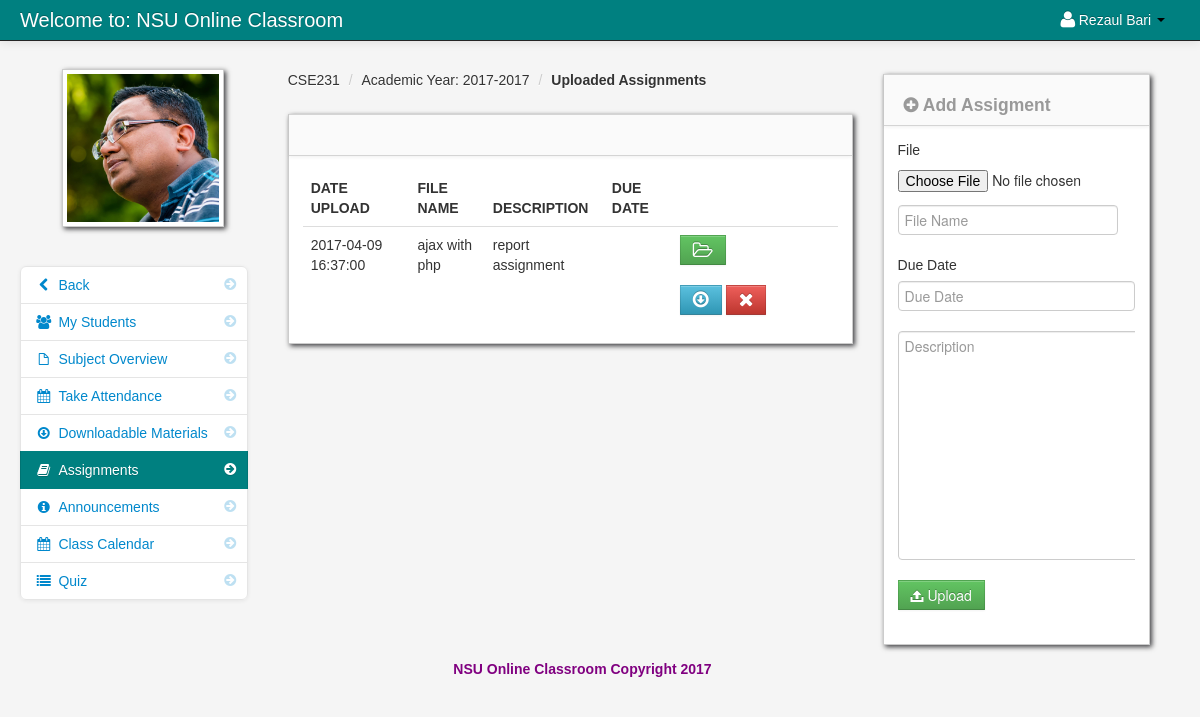
Before: /assignment.php?id=21 (signed in) with the older database file.
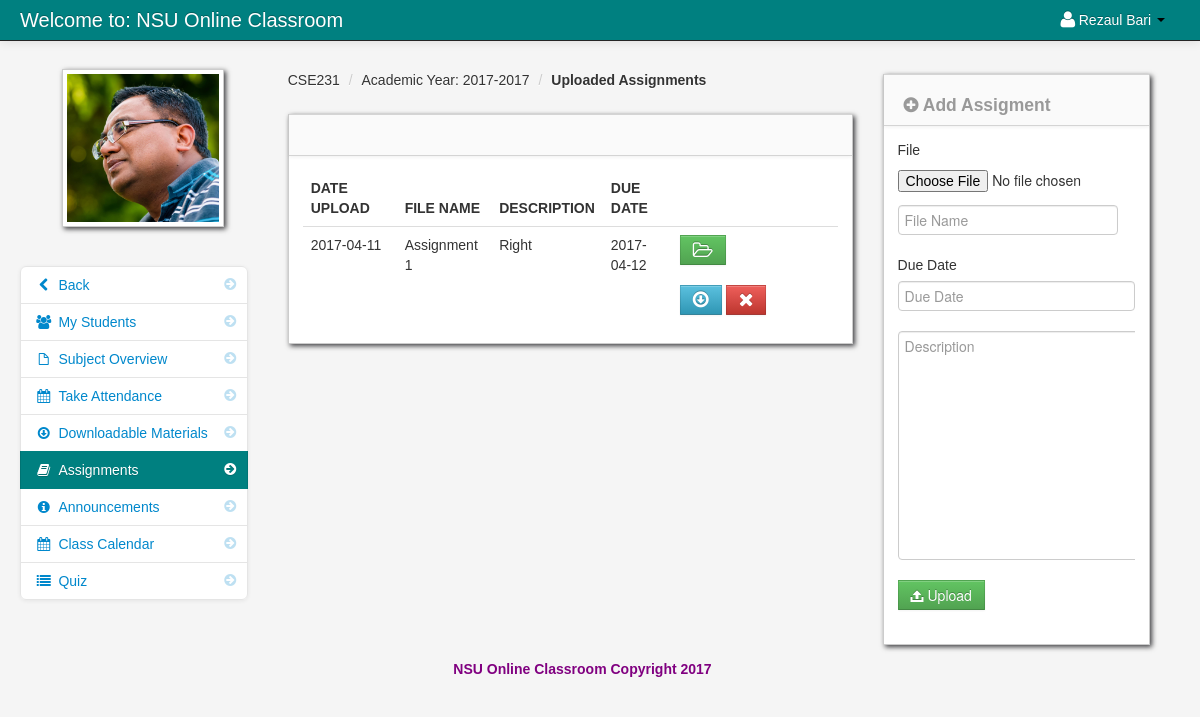
After: the same page with the newer database file.
### tables this page shows
CREATE TABLE `teacher` (
  `teacher_id` int(11) NOT NULL,
  `username` varchar(100) NOT NULL,
  `password` varchar(200) NOT NULL,
  `firstname` varchar(100) NOT NULL,
  `lastname` varchar(100) NOT NULL,
  `department_id` int(11) NOT NULL,
  `location` varchar(200) NOT NULL,
  `about` varchar(500) NOT NULL,
  `teacher_status` varchar(20) NOT NULL,
  `teacher_stat` varchar(100) NOT NULL
);

CREATE TABLE `teacher_class` (
  `teacher_class_id` int(11) NOT NULL,
  `teacher_id` int(11) NOT NULL,
  `class_id` int(11) NOT NULL,
  `semester` varchar(100) NOT NULL,
  `thumbnails` varchar(100) NOT NULL,
  `school_year` varchar(100) NOT NULL,
  `class_title` varchar(100) NOT NULL,
  `description` longtext NOT NULL,
  `Credit` int(11) NOT NULL,
  `Pre_req` varchar(100) NOT NULL
);

CREATE TABLE `class` (
  `class_id` int(11) NOT NULL,
  `class_name` varchar(100) NOT NULL
);

CREATE TABLE `assignment` (
  `assignment_id` int(11) NOT NULL,
  `floc` varchar(300) NOT NULL,
  `fdatein` date NOT NULL,
  `fdue_date` date NOT NULL,
  `fdesc` varchar(100) NOT NULL,
  `teacher_id` int(11) NOT NULL,
  `class_id` int(11) NOT NULL,
  `fname` varchar(100) NOT NULL
);

### session.php (called while the page is built, shortened)
<?php
$session_id=$_SESSION['id'];
?>

### assignment.php (the view, shortened to what this page needs)
<?php include('header_dashboard.php'); ?>
<?php include('session.php'); ?>
<?php $get_id = $_GET['id']; ?>
    <body>
		<?php include('navbar_teacher.php'); ?>
        <div class="container-fluid">
            <div class="row-fluid">
				<?php include('assignment_link.php'); ?>
                <div class="span6" id="content">
                     <div class="row-fluid">
										<?php $class_query = mysql_query("select * from teacher_class
										LEFT JOIN class ON class.class_id = teacher_class.class_id
										where teacher_class_id = '$get_id'")or die(mysql_error());
										$class_row = mysql_fetch_array($class_query);
										?>
					     <ul class="breadcrumb">
							<li><a href="#"><?php echo $class_row['class_name']; ?></a> <span class="divider">/</span></li>
							<li><a href="#">Academic Year: <?php echo $class_row['school_year']; ?></a> <span class="divider">/</span></li>
							<li><a href="#"><b>Uploaded Assignments</b></a></li>
						</ul>
                        <div id="block_bg" class="block">
                            <div class="navbar navbar-inner block-header">
                            </div>
                            <div class="block-content collapse in">
                                <div class="span12">
  									<table cellpadding="0" cellspacing="0" border="0" class="table" id="">
										<thead>
										        <tr>
												<th>Date Upload</th>
												<th>File Name</th>
												<th>Description</th>
												<th>Due Date</th>
												<th></th>
												</tr>
										</thead>
										<tbody>
                              		<?php
										$query = mysql_query("select * FROM assignment where class_id = '$get_id' and teacher_id = '$session_id' order by fdatein DESC ")or die(mysql_error());
										while($row = mysql_fetch_array($query)){
										$id  = $row['assignment_id'];
										$floc  = $row['floc'];
									?>
								<tr>
										 <td><?php echo $row['fdatein']; ?></td>
                                         <td><?php  echo $row['fname']; ?></td>
                                         <td><?php echo $row['fdesc']; ?></td>
                                         <td><?php echo $row['fdue_date']; ?></td>
                                         <td width="150">
										  <form method="post" action="view_submit_assignment.php<?php echo '?id='.$get_id ?>&<?php echo 'post_id='.$id ?>">
										 <button data-placement="bottom" title="View Student who submit Assignment" id="<?php echo $id; ?>view" class="btn btn-success"><i class="icon-folder-open-alt icon-large"></i></button>
										</form>
										<?php
										if ($floc == ""){
										}else{
										?>
										 <a data-placement="bottom" title="Download" id="<?php echo $id; ?>download"  class="btn btn-info" href="<?php echo $row['floc']; ?>"><i class="icon-download icon-large"></i></a>
										<?php } ?>
										 <a data-placement="bottom" title="Remove" id="<?php echo $id; ?>remove"  class="btn btn-danger"  href="#<?php echo $id; ?>" data-toggle="modal"><i class="icon-remove icon-large"></i></a>
									</td>
                                </tr>
						 <?php } ?>
										</tbody>
									</table>
                                </div>
                            </div>
                        </div>
                    </div>
                </div>
				<?php include('assignment_sidebar.php') ?>
            </div>
		<?php include('footer.php'); ?>
        </div>
		<?php include('script.php'); ?>
    </body>
</html>

### header_dashboard.php (shortened to what this page needs)
<!DOCTYPE html>
<html class="no-js">
    <head>
        <link href="admin/bootstrap/css/bootstrap.min.css" rel="stylesheet" media="screen">
        <link href="admin/bootstrap/css/bootstrap-responsive.min.css" rel="stylesheet" media="screen">
        <link href="admin/bootstrap/css/font-awesome.css" rel="stylesheet" media="screen">
        <link href="admin/bootstrap/css/my_style.css" rel="stylesheet" media="screen">
        <link href="admin/bootstrap/css/print.css" rel="stylesheet" media="print">
        <link href="admin/vendors/easypiechart/jquery.easy-pie-chart.css" rel="stylesheet" media="screen">
        <link href="admin/assets/styles.css" rel="stylesheet" media="screen">
		<link href="admin/vendors/fullcalendar/fullcalendar.css" rel="stylesheet" media="screen">
		<link href="admin/assets/DT_bootstrap.css" rel="stylesheet" media="screen">
		<link href="admin/vendors/jGrowl/jquery.jgrowl.css" rel="stylesheet" media="screen">
		<link rel="stylesheet" type="text/css" href="admin/vendors/bootstrap-wysihtml5/src/bootstrap-wysihtml5.css"></link>
		<link href="admin/vendors/jGrowl/jquery.jgrowl.css" rel="stylesheet" media="screen">
    </head>

### navbar_teacher.php (shortened to what this page needs)
	<div class="navbar navbar-fixed-top navbar-inverse">
           <div class="navbar-inner">
               <div class="container-fluid">
                   <a class="brand" href="#">Welcome to: NSU Online Classroom</a>
							<div class="nav-collapse collapse">
								<ul class="nav pull-right">
												<?php $query= mysql_query("select * from teacher where teacher_id = '$session_id'")or die(mysql_error());
														$row = mysql_fetch_array($query);
												?>
												<li class="dropdown">
													<a href="#" role="button" class="dropdown-toggle" data-toggle="dropdown"> <i class="icon-user icon-large"></i><?php echo $row['firstname']." ".$row['lastname'];  ?> <i class="caret"></i></a>
												</li>
								</ul>
							</div>
               </div>
           </div>
</div>

### assignment_link.php
<div class="span3" id="sidebar">
	<img id="avatar" src="admin/<?php echo $row['location']; ?>" class="img-polaroid">
			<ul class="nav nav-list bs-docs-sidenav nav-collapse collapse">
				<li class=""><a href="dasboard_teacher.php"><i class="icon-chevron-right"></i><i class="icon-chevron-left"></i>&nbsp;Back</a></li>
				<li class=""><a href="my_students.php<?php echo '?id='.$get_id; ?>"><i class="icon-chevron-right"></i><i class="icon-group"></i>&nbsp;My Students</a></li>
				<li class=""><a href="subject_overview.php<?php echo '?id='.$get_id; ?>"><i class="icon-chevron-right"></i><i class="icon-file"></i>&nbsp;Subject Overview</a></li>
				<li class=""><a href="take_attendance.php<?php echo '?id='.$get_id; ?>"><i class="icon-chevron-right"></i><i class="icon-calendar"></i>&nbsp;Take Attendance</a></li>
				<li class=""><a href="downloadable.php<?php echo '?id='.$get_id; ?>"><i class="icon-chevron-right"></i><i class="icon-download"></i>&nbsp;Downloadable Materials</a></li>
				<li class="active"><a href="assignment.php<?php echo '?id='.$get_id; ?>"><i class="icon-chevron-right"></i><i class="icon-book"></i>&nbsp;Assignments</a></li>
				<li class=""><a href="announcements.php<?php echo '?id='.$get_id; ?>"><i class="icon-chevron-right"></i><i class="icon-info-sign"></i>&nbsp;Announcements</a></li>
				<li class=""><a href="class_calendar.php<?php echo '?id='.$get_id; ?>"><i class="icon-chevron-right"></i><i class="icon-calendar"></i>&nbsp;Class Calendar</a></li>
				<li class=""><a href="class_quiz.php<?php echo '?id='.$get_id; ?>"><i class="icon-chevron-right"></i><i class="icon-list"></i>&nbsp;Quiz</a></li>
			</ul>
</div>

### assignment_sidebar.php (shortened to what this page needs)
<div class="span3" id="">
	<div class="row-fluid">
                        <div id="block_bg" class="block">
                            <div class="navbar navbar-inner block-header">
                                <div id="" class="muted pull-left"><h4><i class="icon-plus-sign"></i> Add Assigment</h4></div>
                            </div>
                            <div class="block-content collapse in">
                                <div class="span12">
								<form class="" action="assign_save.php<?php echo '?id='.$get_id; ?>" method="post" enctype="multipart/form-data" name="upload" >
                        <div class="control-group">
                            <label class="control-label" for="inputEmail">File</label>
                            <div class="controls">
								<input name="uploaded_file"  class="input-file uniform_on" id="fileInput" type="file" >
                            </div>
                        </div>
                        <div class="control-group">
                            <div class="controls">
                                <input type="text" name="name" Placeholder="File Name"  class="input">
                            </div>
                        </div>
                        <div class="control-group">
                            <div class="controls">
                                <label class="control-label" for="inputPassword">Due Date</label>
                                <input type="text" class="input-block-level datepicker" name="due_date" id="date01" placeholder="Due Date" required/>
                            </div>
                        </div>
                        <div class="control-group">
                            <div class="controls">
							<textarea id="assigntextare" placeholder="Description" name="desc" required></textarea>
                            </div>
                        </div>
                        <div class="control-group">
                            <div class="controls">
                                <button name="Upload" type="submit" value="Upload" class="btn btn-success" /><i class="icon-upload-alt"></i>&nbsp;Upload</button>
                            </div>
                        </div>
                    </form>
								</div>
                            </div>
                        </div>
	</div>
</div>

### footer.php
<center>
		<footer>
		<p style ="color:purple" >NSU Online Classroom Copyright 2017</p>
		</footer>
</center>

### script.php (shortened to what this page needs)
	<link href="admin/vendors/datepicker.css" rel="stylesheet" media="screen">
	<link href="admin/vendors/uniform.default.css" rel="stylesheet" media="screen">
	<link href="admin/vendors/chosen.min.css" rel="stylesheet" media="screen">
<link rel="stylesheet" type="text/css" href="admin/assets//style.css" />
	<link href="admin/vendors/datepicker.css" rel="stylesheet" media="screen">

### admin/assets/styles.css (style rules this page uses)
body { padding-top: 60px; padding-bottom: 40px; background-color: #f5f5f5; }
#content { margin-left:0px; }
.breadcrumb { margin: 0 0 0px; padding: 10px 0px; background-color: transparent; }
.block { background: url("../images/pixel-60fff.png") repeat scroll 0 0 rgba(0, 0, 0, 0) !important; border: 1px solid #ccc; background: white; margin: 1em 0em; border-top: none; -webkit-box-shadow: 2px 2px 5px rgba(0, 0, 6, 0.75); -moz-box-shadow: 2px 2px 5px rgba(0, 0, 6, 0.75); box-shadow: 2px 2px 5px rgba(0, 0, 6, 0.75); }
.block-content { margin: 1em; min-height: .25em; }
.block-header { margin-bottom: 0px; border-right: none; border-left: none; -webkit-border-radius: 0px; -moz-border-radius: 0px; border-radius: 0px; }
.block-header div { padding-top: 10px; }
.bs-docs-sidenav { max-width: 228px; margin: 30px 0 0; padding: 0; background-color: #fff; -webkit-border-radius: 6px; -moz-border-radius: 6px; border-radius: 6px; -webkit-box-shadow: 0 1px 4px rgba(0,0,0,.065); -moz-box-shadow: 0 1px 4px rgba(0,0,0,.065); box-shadow: 0 1px 4px rgba(0,0,0,.065); }
.bs-docs-sidenav > li > a { display: block; width: 190px \9; margin: 0 0 -1px; padding: 8px 14px; border: 1px solid #e5e5e5; }
.bs-docs-sidenav > li:first-child > a { -webkit-border-radius: 6px 6px 0 0; -moz-border-radius: 6px 6px 0 0; border-radius: 6px 6px 0 0; }
.bs-docs-sidenav > li:last-child > a { -webkit-border-radius: 0 0 6px 6px; -moz-border-radius: 0 0 6px 6px; border-radius: 0 0 6px 6px; }
.bs-docs-sidenav > .active > a { position: relative; z-index: 2; padding: 9px 15px; border: 0; text-shadow: 0 1px 0 rgba(0,0,0,.15); -webkit-box-shadow: inset 1px 0 0 rgba(0,0,0,.1), inset -1px 0 0 rgba(0,0,0,.1); -moz-box-shadow: inset 1px 0 0 rgba(0,0,0,.1), inset -1px 0 0 rgba(0,0,0,.1); box-shadow: inset 1px 0 0 rgba(0,0,0,.1), inset -1px 0 0 rgba(0,0,0,.1); }
.bs-docs-sidenav .icon-chevron-right { float: right; margin-top: 2px; margin-right: -6px; opacity: .25; }
.bs-docs-sidenav .active .icon-chevron-right, .bs-docs-sidenav .active a:hover .icon-chevron-right { opacity: 1; }

Changed rows visible on the page:
removed assignment: fdatein "2017-04-09 16:37:00", fname "ajax with php", fdesc "report assignment"
added assignment: fdatein "2017-04-11", fname "Assignment 1", fdesc "Right", fdue_date "2017-04-12"
